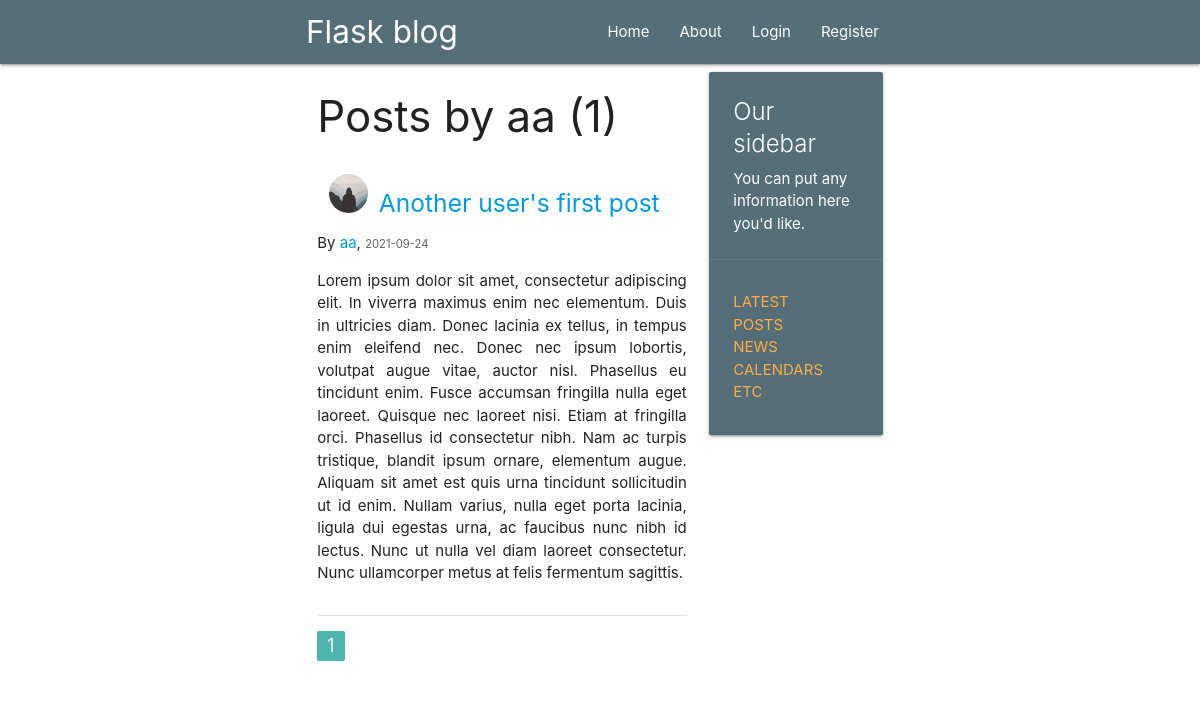
The page /user/aa on the database as committed earlier.
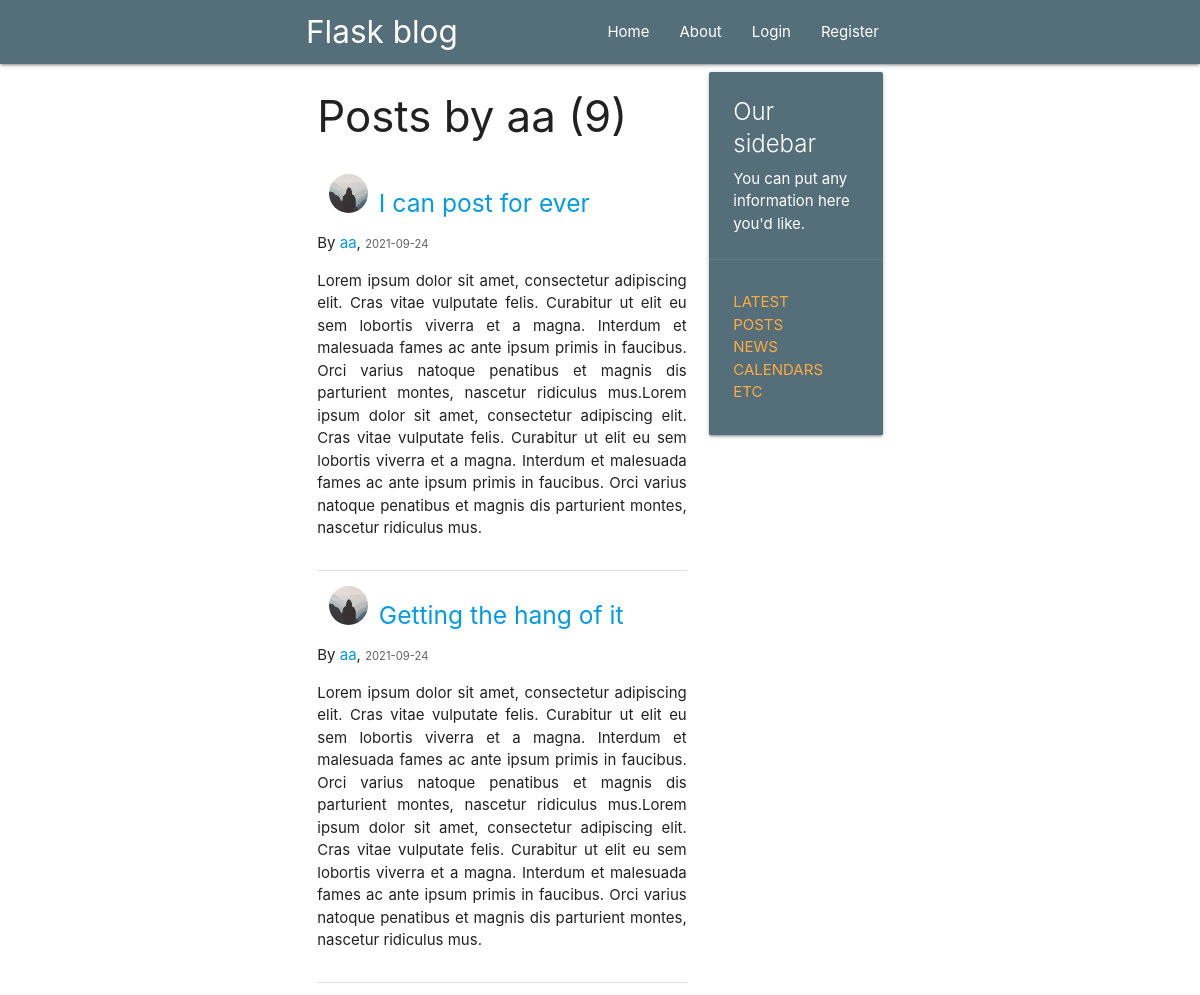
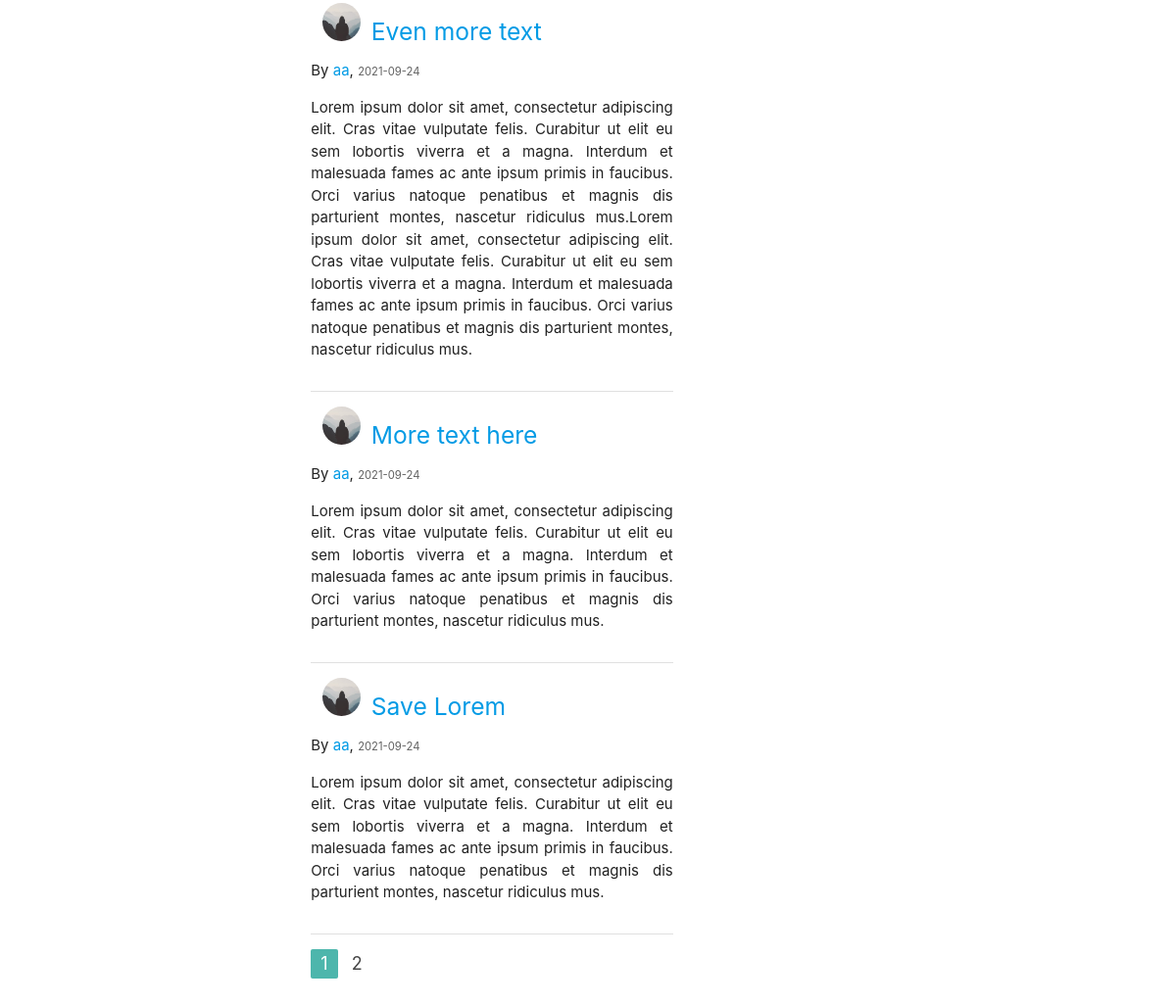
The same page on the database as committed later (2 pictures, top to bottom).
### flaskblog/models.py (models this page shows, shortened)
class User(db.Model, UserMixin):
    id = db.Column(db.Integer, primary_key=True)
    username = db.Column(db.String(20), unique=True, nullable=False)
    email = db.Column(db.String(120), unique=True, nullable=False)
    image_file = db.Column(db.String(20), nullable=False, default='default.jpg')
    password = db.Column(db.String(60), nullable=False)
    posts = db.relationship('Post', backref='author', lazy=True)

class Post(db.Model):
    id = db.Column(db.Integer, primary_key=True)
    title = db.Column(db.String(100), nullable=False)
    date_posted = db.Column(db.DateTime, nullable=False,
                            default=datetime.utcnow)
    content = db.Column(db.Text, nullable=False)
    user_id = db.Column(db.Integer, db.ForeignKey('user.id'), nullable=False)

### flaskblog/routes.py (the view)
@app.route("/user/<string:username>")
def user_posts(username):
    page = request.args.get('page', 1, type=int)
    user = User.query.filter_by(username=username).first_or_404()
    posts = Post.query.filter_by(author=user) \
        .order_by(Post.date_posted.desc()) \
        .paginate(page=page, per_page=5)
    return render_template('user_posts.html', posts=posts, user=user)

### flaskblog/templates/user_posts.html
{% extends "layout.html" %}
{% block content %}
<h3>Posts by {{ user.username }} ({{ posts.total }})</h3>
{% for post in posts.items %}
    <div class="section">
        <div class="col s2">
            <img src="{{ url_for('static', filename='profile/'+ post.author.image_file) }}" alt=""
                 class="circle responsive-img">
        </div>
        <h5><a href="{{ url_for('post', post_id=post.id) }}">{{ post.title }}</a></h5>
        <p>By <a href="{{ url_for('user_posts', username=post.author.username) }}">{{ post.author.username }}</a>,
            <small class="grey-text text-darken-2">{{ post.date_posted.strftime('%Y-%m-%d') }}</small>
        </p>
        <p style="text-align: justify">{{ post.content }}</p>
    </div>
    <div class="divider"></div>
{% endfor %}
<ul class="pagination">
    {% for page_num in posts.iter_pages(left_edge=1, right_edge=1, left_current=1, right_current=2) %}
        {% if page_num %}
            {% if posts.page == page_num %}
                <li class="active teal lighten-2"><a href="{{ url_for('user_posts', username=user.username, page=page_num) }}">{{ page_num }}</a></li>
            {% else %}
                <li><a href="{{ url_for('user_posts', username=user.username, page=page_num) }}">{{ page_num }}</a></li>
            {% endif %}
        {% else %}
            ...
        {% endif %}
    {% endfor %}
</ul>
{% endblock content%}

### flaskblog/templates/layout.html (shortened to what this page needs)
<!DOCTYPE html>
<html lang="en">
<head>
    <link rel="stylesheet" href="https://cdnjs.cloudflare.com/ajax/libs/materialize/1.0.0/css/materialize.min.css">
</head>
<body>
<header>
    <nav>
        <div class="nav-wrapper blue-grey darken-1">
            <div class="container">
                <div class="container">
                    <a href="/" class="brand-logo">Flask blog</a>
                    <ul class="right hide-on-med-and-down">
                        <ul class="right hide-on-med-and-down">
                            <li><a href="{{ url_for('home') }}">Home</a></li>
                            <li><a href="{{ url_for('about') }}">About</a></li>
                            {% if current_user.is_authenticated %}
                            <li><a href="{{ url_for('new_post') }}">New Post</a></li>
                            <li><a href="{{ url_for('account') }}">Account</a></li>
                            <li><a href="{{ url_for('logout') }}">Logout</a></li>
                            {% else %}
                            <li><a href="{{ url_for('login') }}">Login</a></li>
                            <li><a href="{{ url_for('register') }}">Register</a></li>
                            {% endif %}
                        </ul>
                </div>
            </div>
    </nav>
</header>
<body>
<div class="container">
    <main role="main" class="container">
        <div class="row">
            <div class="col s8">
                {% block content %}{% endblock %}
            </div>
            <div class="col m4 s8">
                <div class="card blue-grey darken-1">
                    <div class="card-content white-text">
                        <span class="card-title">Our sidebar</span>
                        <p>You can put any information here you'd like.</p>
                    </div>
                    <div class="card-action">
                        <ul>
                            <li><a href="#">Latest Posts</a></li>
                            <li><a href="#">News</a></li>
                            <li><a href="#">Calendars</a></li>
                            <li><a href="#">etc</a></li>
                        </ul>
                    </div>
                </div>
            </div>
        </div>
    </main>
</div>

Rows that differ between the two databases and show on the page:
no longer on this page (row unchanged): Post: image_file (placeholder picture), title "Another user's first post", author.username "aa", date_posted "2021-09-24", content "Lorem ipsum dolor sit amet, consectetur adipiscing elit. In viverra maximus enim nec elementum. Duis in ultricies diam. Donec lacinia ex tellus, in tempus enim eleifend nec. Donec nec ipsum lobortis, volutpat augue vitae, auctor nisl. Phasellus eu tincidunt enim. Fusce accumsan fringilla nulla eget laoreet. Quisque nec laoreet nisi. Etiam at fringilla orci. Phasellus id consectetur nibh. Nam ac turpis tristique, blandit ipsum ornare, elementum augue. Aliquam sit amet est quis urna tincidunt sollicitudin ut id enim. Nullam varius, nulla eget porta lacinia, ligula dui egestas urna, ac faucibus nunc nibh id lectus. Nunc ut nulla vel diam laoreet consectetur. Nunc ullamcorper metus at felis…"
added Post: image_file (placeholder picture), title "I can post for ever", author.username "aa", date_posted "2021-09-24", content "Lorem ipsum dolor sit amet, consectetur adipiscing elit. Cras vitae vulputate felis. Curabitur ut elit eu sem lobortis viverra et a magna. Interdum et malesuada fames ac ante ipsum primis in faucibus. Orci varius natoque penatibus et magnis dis parturient montes, nascetur ridiculus mus.Lorem ipsum dolor sit amet, consectetur adipiscing elit. Cras vitae vulputate felis. Curabitur ut elit eu sem lobortis viverra et a magna. Interdum et malesuada fames ac ante ipsum primis in faucibus. Orci varius natoque penatibus et magnis dis parturient montes, nascetur ridiculus mus."
added Post: image_file (placeholder picture), title "Getting the hang of it", author.username "aa", date_posted "2021-09-24", content "Lorem ipsum dolor sit amet, consectetur adipiscing elit. Cras vitae vulputate felis. Curabitur ut elit eu sem lobortis viverra et a magna. Interdum et malesuada fames ac ante ipsum primis in faucibus. Orci varius natoque penatibus et magnis dis parturient montes, nascetur ridiculus mus.Lorem ipsum dolor sit amet, consectetur adipiscing elit. Cras vitae vulputate felis. Curabitur ut elit eu sem lobortis viverra et a magna. Interdum et malesuada fames ac ante ipsum primis in faucibus. Orci varius natoque penatibus et magnis dis parturient montes, nascetur ridiculus mus."
added Post: image_file (placeholder picture), title "Even more text", author.username "aa", date_posted "2021-09-24", content "Lorem ipsum dolor sit amet, consectetur adipiscing elit. Cras vitae vulputate felis. Curabitur ut elit eu sem lobortis viverra et a magna. Interdum et malesuada fames ac ante ipsum primis in faucibus. Orci varius natoque penatibus et magnis dis parturient montes, nascetur ridiculus mus.Lorem ipsum dolor sit amet, consectetur adipiscing elit. Cras vitae vulputate felis. Curabitur ut elit eu sem lobortis viverra et a magna. Interdum et malesuada fames ac ante ipsum primis in faucibus. Orci varius natoque penatibus et magnis dis parturient montes, nascetur ridiculus mus."
added Post: image_file (placeholder picture), title "More text here", author.username "aa", date_posted "2021-09-24", content "Lorem ipsum dolor sit amet, consectetur adipiscing elit. Cras vitae vulputate felis. Curabitur ut elit eu sem lobortis viverra et a magna. Interdum et malesuada fames ac ante ipsum primis in faucibus. Orci varius natoque penatibus et magnis dis parturient montes, nascetur ridiculus mus."
added Post: image_file (placeholder picture), title "Save Lorem", author.username "aa", date_posted "2021-09-24", content "Lorem ipsum dolor sit amet, consectetur adipiscing elit. Cras vitae vulputate felis. Curabitur ut elit eu sem lobortis viverra et a magna. Interdum et malesuada fames ac ante ipsum primis in faucibus. Orci varius natoque penatibus et magnis dis parturient montes, nascetur ridiculus mus."
Other text that changed with them:
{{ posts.total }}: "1" → "9"
new list line: "2"
